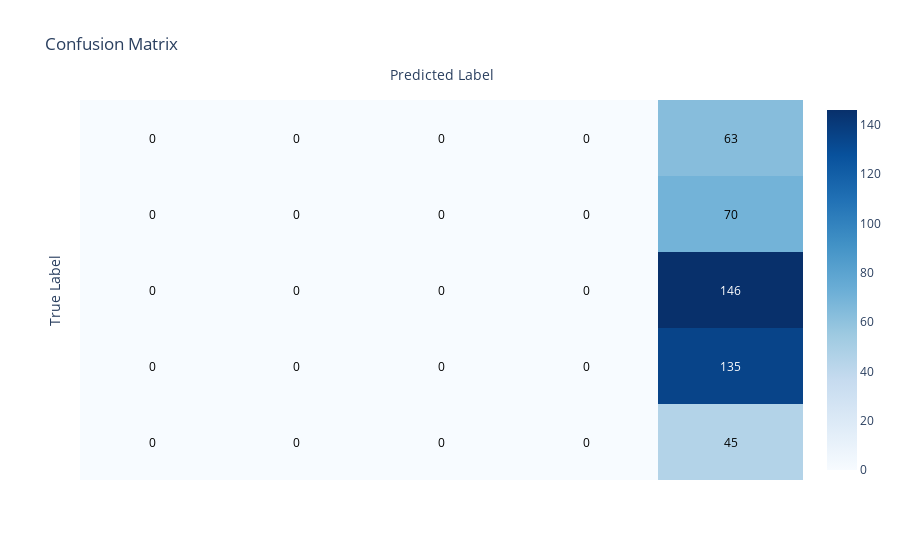
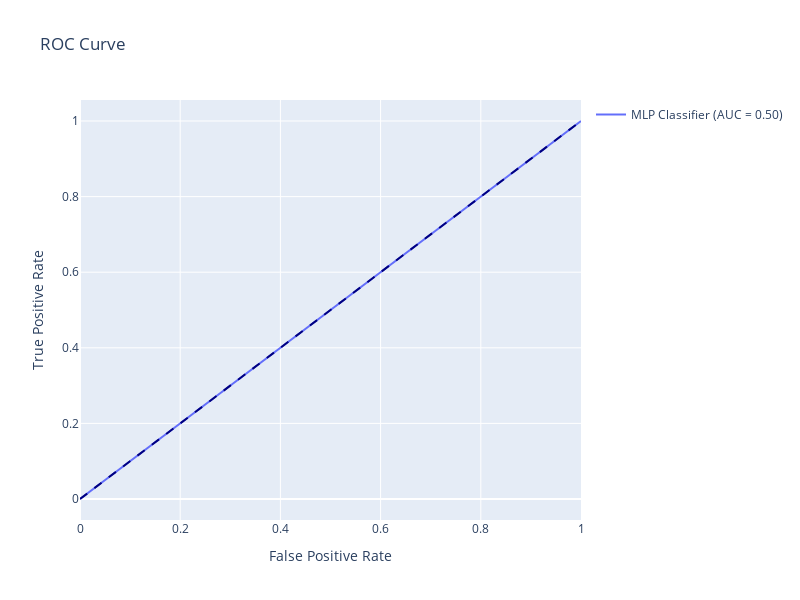

Notebook source saved alongside these figures, in order:
### Code cell
mlp_fit_metrics = model.results.calculate_metrics(y_test, y_prob, y_pred, "MLP Classifier")
model.results.print_confusion_matrix(y_test, y_pred, labels)
model.results.plot_roc_curve(y_test, y_prob, "MLP Classifier")
print(mlp_fit_metrics)

### Figure 1 — Plotly figure (JSON) as saved in the notebook; plotly's stock layout.template omitted (floating-point values rounded to 4 significant figures)
{"data": [{"colorscale": [[0, "rgb(247,251,255)"], [0.125, "rgb(222,235,247)"], [0.25, "rgb(198,219,239)"], [0.375, "rgb(158,202,225)"], [0.5, "rgb(107,174,214)"], [0.625, "rgb(66,146,198)"], [0.75, "rgb(33,113,181)"], [0.875, "rgb(8,81,156)"], [1, "rgb(8,48,107)"]], "reversescale": false, "showscale": true, "type": "heatmap", "z": [[0, 0, 0, 0, 45], [0, 0, 0, 0, 135], [0, 0, 0, 0, 146], [0, 0, 0, 0, 70], [0, 0, 0, 0, 63]]}], "layout": {"annotations": [{"font": {"color": "#000000"}, "showarrow": false, "text": "0", "x": 0, "xref": "x", "y": 0, "yref": "y"}, {"font": {"color": "#000000"}, "showarrow": false, "text": "0", "x": 1, "xref": "x", "y": 0, "yref": "y"}, {"font": {"color": "#000000"}, "showarrow": false, "text": "0", "x": 2, "xref": "x", "y": 0, "yref": "y"}, {"font": {"color": "#000000"}, "showarrow": false, "text": "0", "x": 3, "xref": "x", "y": 0, "yref": "y"}, {"font": {"color": "#000000"}, "showarrow": false, "text": "45", "x": 4, "xref": "x", "y": 0, "yref": "y"}, {"font": {"color": "#000000"}, "showarrow": false, "text": "0", "x": 0, "xref": "x", "y": 1, "yref": "y"}, {"font": {"color": "#000000"}, "showarrow": false, "text": "0", "x": 1, "xref": "x", "y": 1, "yref": "y"}, {"font": {"color": "#000000"}, "showarrow": false, "text": "0", "x": 2, "xref": "x", "y": 1, "yref": "y"}, {"font": {"color": "#000000"}, "showarrow": false, "text": "0", "x": 3, "xref": "x", "y": 1, "yref": "y"}, {"font": {"color": "#FFFFFF"}, "showarrow": false, "text": "135", "x": 4, "xref": "x", "y": 1, "yref": "y"}, {"font": {"color": "#000000"}, "showarrow": false, "text": "0", "x": 0, "xref": "x", "y": 2, "yref": "y"}, {"font": {"color": "#000000"}, "showarrow": false, "text": "0", "x": 1, "xref": "x", "y": 2, "yref": "y"}, {"font": {"color": "#000000"}, "showarrow": false, "text": "0", "x": 2, "xref": "x", "y": 2, "yref": "y"}, {"font": {"color": "#000000"}, "showarrow": false, "text": "0", "x": 3, "xref": "x", "y": 2, "yref": "y"}, {"font": {"color": "#FFFFFF"}, "showarrow": false, "text": "146", "x": 4, "xref": "x", "y": 2, "yref": "y"}, {"font": {"color": "#000000"}, "showarrow": false, "text": "0", "x": 0, "xref": "x", "y": 3, "yref": "y"}, {"font": {"color": "#000000"}, "showarrow": false, "text": "0", "x": 1, "xref": "x", "y": 3, "yref": "y"}, {"font": {"color": "#000000"}, "showarrow": false, "text": "0", "x": 2, "xref": "x", "y": 3, "yref": "y"}, {"font": {"color": "#000000"}, "showarrow": false, "text": "0", "x": 3, "xref": "x", "y": 3, "yref": "y"}, {"font": {"color": "#000000"}, "showarrow": false, "text": "70", "x": 4, "xref": "x", "y": 3, "yref": "y"}, {"font": {"color": "#000000"}, "showarrow": false, "text": "0", "x": 0, "xref": "x", "y": 4, "yref": "y"}, {"font": {"color": "#000000"}, "showarrow": false, "text": "0", "x": 1, "xref": "x", "y": 4, "yref": "y"}, {"font": {"color": "#000000"}, "showarrow": false, "text": "0", "x": 2, "xref": "x", "y": 4, "yref": "y"}, {"font": {"color": "#000000"}, "showarrow": false, "text": "0", "x": 3, "xref": "x", "y": 4, "yref": "y"}, {"font": {"color": "#000000"}, "showarrow": false, "text": "63", "x": 4, "xref": "x", "y": 4, "yref": "y"}], "title": {"text": "Confusion Matrix"}, "xaxis": {"gridcolor": "rgb(0, 0, 0)", "showticklabels": false, "side": "top", "ticks": "", "title": {"text": "Predicted Label"}}, "yaxis": {"showticklabels": false, "ticks": "", "ticksuffix": "  ", "title": {"text": "True Label"}}}}

### Figure 2 — Plotly figure (JSON) as saved in the notebook; plotly's stock layout.template omitted (floating-point values rounded to 4 significant figures)
{"data": [{"mode": "lines", "name": "MLP Classifier (AUC = 0.50)", "type": "scatter", "x": [0, 1], "y": [0, 1]}, {"line": {"color": "navy", "dash": "dash", "width": 2}, "mode": "lines", "showlegend": false, "type": "scatter", "x": [0, 1], "y": [0, 1]}], "layout": {"height": 600, "title": {"text": "ROC Curve"}, "width": 800, "xaxis": {"title": {"text": "False Positive Rate"}}, "yaxis": {"title": {"text": "True Positive Rate"}}}}
